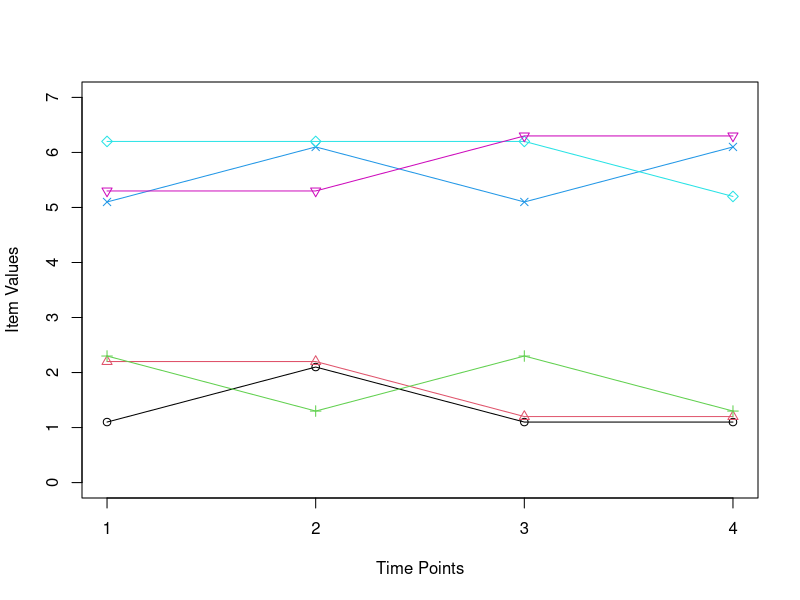
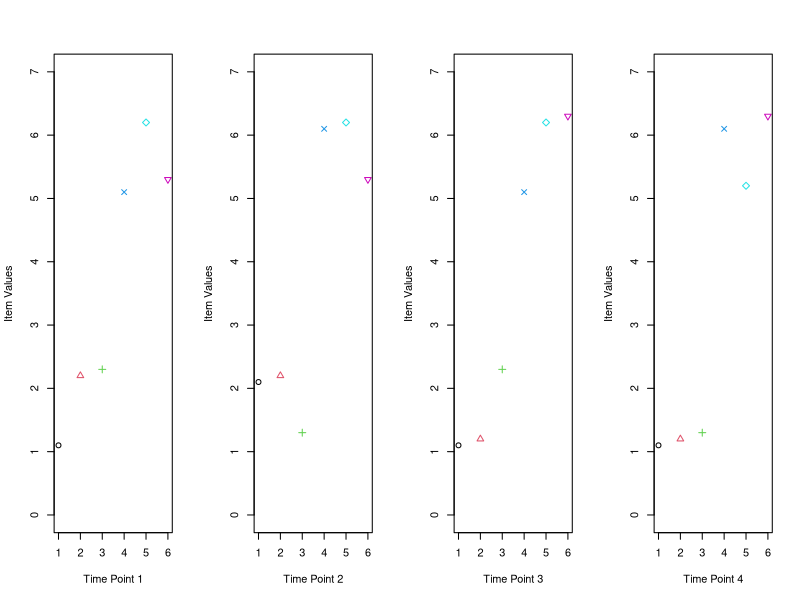

Write R code to recreate these figures, in order.
m = matrix(c( 1.1,2.1,1.1,1.1
             ,2.2,2.2,1.2,1.2 
             ,2.3,1.3,2.3,1.3 
             ,5.1,6.1,5.1,6.1 
             ,6.2,6.2,6.2,5.2 
             ,5.3,5.3,6.3,6.3), 
           ncol = 4, byrow = T)
par(mfrow=c(1,1))
plot(m[1, ], ylim = c(0,7), 
     xlab = "Time Points", ylab = "Item Values",
     xaxp=c(1, 4, 3), pch=1)
#axis(1, xaxp=c(1, 4, 4), las=1)
lines(m[1, ])
for(i in 2:6){
  points(m[i, ], col=i, pch=i)
  lines(m[i, ], col=i)
}

par(mfrow=c(1,4))

for(i in 1:4){
  plot(m[, i], ylim = c(0,7),  col=1:6, pch=1:6,
       xlab = paste("Time Point", i), ylab = "Item Values")
}
